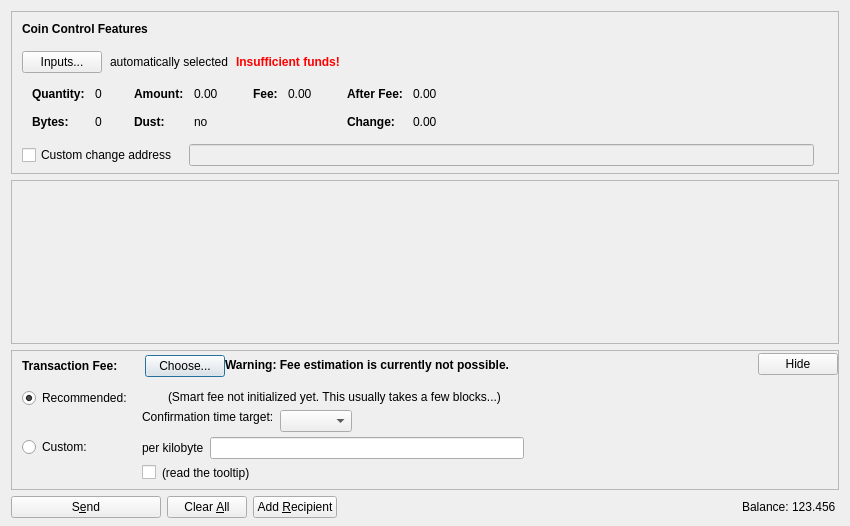
<?xml version="1.0" encoding="UTF-8"?>
<ui version="4.0">
 <class>SendCoinsDialog</class>
 <widget class="QDialog" name="SendCoinsDialog">
  <property name="geometry">
   <rect>
    <x>0</x>
    <y>0</y>
    <width>850</width>
    <height>526</height>
   </rect>
  </property>
  <property name="windowTitle">
   <string>Send Coins</string>
  </property>
  <layout class="QVBoxLayout" name="verticalLayout" stretch="0,1,0,0">
   <property name="bottomMargin">
    <number>8</number>
   </property>
   <item>
    <widget class="QFrame" name="frameCoinControl">
     <property name="sizePolicy">
      <sizepolicy hsizetype="Expanding" vsizetype="Expanding">
       <horstretch>0</horstretch>
       <verstretch>0</verstretch>
      </sizepolicy>
     </property>
     <property name="maximumSize">
      <size>
       <width>16777215</width>
       <height>16777215</height>
      </size>
     </property>
     <property name="frameShape">
      <enum>QFrame::StyledPanel</enum>
     </property>
     <property name="frameShadow">
      <enum>QFrame::Sunken</enum>
     </property>
     <layout class="QVBoxLayout" name="verticalLayoutCoinControl2">
      <property name="spacing">
       <number>0</number>
      </property>
      <property name="leftMargin">
       <number>0</number>
      </property>
      <property name="topMargin">
       <number>0</number>
      </property>
      <property name="rightMargin">
       <number>0</number>
      </property>
      <property name="bottomMargin">
       <number>6</number>
      </property>
      <item>
       <layout class="QVBoxLayout" name="verticalLayoutCoinControl" stretch="0,0,0,0,1">
        <property name="spacing">
         <number>0</number>
        </property>
        <property name="leftMargin">
         <number>10</number>
        </property>
        <property name="topMargin">
         <number>10</number>
        </property>
        <item>
         <layout class="QHBoxLayout" name="horizontalLayoutCoinControl1">
          <property name="bottomMargin">
           <number>15</number>
          </property>
          <item>
           <widget class="QLabel" name="labelCoinControlFeatures">
            <property name="sizePolicy">
             <sizepolicy hsizetype="Preferred" vsizetype="Maximum">
              <horstretch>0</horstretch>
              <verstretch>0</verstretch>
             </sizepolicy>
            </property>
            <property name="font">
             <font>
              <weight>75</weight>
              <bold>true</bold>
             </font>
            </property>
            <property name="styleSheet">
             <string notr="true">font-weight:bold;</string>
            </property>
            <property name="text">
             <string>Coin Control Features</string>
            </property>
           </widget>
          </item>
         </layout>
        </item>
        <item>
         <layout class="QHBoxLayout" name="horizontalLayoutCoinControl2" stretch="0,0,0,0">
          <property name="spacing">
           <number>8</number>
          </property>
          <property name="bottomMargin">
           <number>10</number>
          </property>
          <item>
           <widget class="QPushButton" name="pushButtonCoinControl">
            <property name="styleSheet">
             <string notr="true"/>
            </property>
            <property name="text">
             <string>Inputs...</string>
            </property>
            <property name="autoDefault">
             <bool>false</bool>
            </property>
           </widget>
          </item>
          <item>
           <widget class="QLabel" name="labelCoinControlAutomaticallySelected">
            <property name="text">
             <string>automatically selected</string>
            </property>
            <property name="margin">
             <number>5</number>
            </property>
           </widget>
          </item>
          <item>
           <widget class="QLabel" name="labelCoinControlInsuffFunds">
            <property name="font">
             <font>
              <weight>75</weight>
              <bold>true</bold>
             </font>
            </property>
            <property name="styleSheet">
             <string notr="true">color:red;font-weight:bold;</string>
            </property>
            <property name="text">
             <string>Insufficient funds!</string>
            </property>
            <property name="margin">
             <number>5</number>
            </property>
           </widget>
          </item>
          <item>
           <spacer name="horizontalSpacerCoinControl">
            <property name="orientation">
             <enum>Qt::Horizontal</enum>
            </property>
            <property name="sizeHint" stdset="0">
             <size>
              <width>40</width>
              <height>1</height>
             </size>
            </property>
           </spacer>
          </item>
         </layout>
        </item>
        <item>
         <widget class="QWidget" name="widgetCoinControl" native="true">
          <property name="sizePolicy">
           <sizepolicy hsizetype="Preferred" vsizetype="Preferred">
            <horstretch>0</horstretch>
            <verstretch>0</verstretch>
           </sizepolicy>
          </property>
          <property name="minimumSize">
           <size>
            <width>0</width>
            <height>0</height>
           </size>
          </property>
          <property name="styleSheet">
           <string notr="true"/>
          </property>
          <layout class="QHBoxLayout" name="horizontalLayoutCoinControl5">
           <property name="leftMargin">
            <number>0</number>
           </property>
           <property name="topMargin">
            <number>0</number>
           </property>
           <property name="rightMargin">
            <number>0</number>
           </property>
           <property name="bottomMargin">
            <number>0</number>
           </property>
           <item>
            <layout class="QHBoxLayout" name="horizontalLayoutCoinControl3" stretch="0,0,0,1">
             <property name="spacing">
              <number>20</number>
             </property>
             <property name="topMargin">
              <number>0</number>
             </property>
             <property name="bottomMargin">
              <number>10</number>
             </property>
             <item>
              <layout class="QFormLayout" name="formLayoutCoinControl1">
               <property name="horizontalSpacing">
                <number>10</number>
               </property>
               <property name="verticalSpacing">
                <number>14</number>
               </property>
               <property name="leftMargin">
                <number>10</number>
               </property>
               <property name="topMargin">
                <number>4</number>
               </property>
               <property name="rightMargin">
                <number>6</number>
               </property>
               <item row="0" column="0">
                <widget class="QLabel" name="labelCoinControlQuantityText">
                 <property name="font">
                  <font>
                   <weight>75</weight>
                   <bold>true</bold>
                  </font>
                 </property>
                 <property name="text">
                  <string>Quantity:</string>
                 </property>
                 <property name="margin">
                  <number>0</number>
                 </property>
                </widget>
               </item>
               <item row="0" column="1">
                <widget class="QLabel" name="labelCoinControlQuantity">
                 <property name="cursor">
                  <cursorShape>IBeamCursor</cursorShape>
                 </property>
                 <property name="contextMenuPolicy">
                  <enum>Qt::ActionsContextMenu</enum>
                 </property>
                 <property name="text">
                  <string notr="true">0</string>
                 </property>
                 <property name="margin">
                  <number>0</number>
                 </property>
                 <property name="textInteractionFlags">
                  <set>Qt::LinksAccessibleByMouse|Qt::TextSelectableByKeyboard|Qt::TextSelectableByMouse</set>
                 </property>
                </widget>
               </item>
               <item row="1" column="0">
                <widget class="QLabel" name="labelCoinControlBytesText">
                 <property name="font">
                  <font>
                   <weight>75</weight>
                   <bold>true</bold>
                  </font>
                 </property>
                 <property name="text">
                  <string>Bytes:</string>
                 </property>
                </widget>
               </item>
               <item row="1" column="1">
                <widget class="QLabel" name="labelCoinControlBytes">
                 <property name="cursor">
                  <cursorShape>IBeamCursor</cursorShape>
                 </property>
                 <property name="contextMenuPolicy">
                  <enum>Qt::ActionsContextMenu</enum>
                 </property>
                 <property name="text">
                  <string notr="true">0</string>
                 </property>
                 <property name="textInteractionFlags">
                  <set>Qt::LinksAccessibleByMouse|Qt::TextSelectableByKeyboard|Qt::TextSelectableByMouse</set>
                 </property>
                </widget>
               </item>
              </layout>
             </item>
             <item>
              <layout class="QFormLayout" name="formLayoutCoinControl2">
               <property name="horizontalSpacing">
                <number>10</number>
               </property>
               <property name="verticalSpacing">
                <number>14</number>
               </property>
               <property name="leftMargin">
                <number>6</number>
               </property>
               <property name="topMargin">
                <number>4</number>
               </property>
               <property name="rightMargin">
                <number>6</number>
               </property>
               <item row="0" column="0">
                <widget class="QLabel" name="labelCoinControlAmountText">
                 <property name="font">
                  <font>
                   <weight>75</weight>
                   <bold>true</bold>
                  </font>
                 </property>
                 <property name="text">
                  <string>Amount:</string>
                 </property>
                 <property name="margin">
                  <number>0</number>
                 </property>
                </widget>
               </item>
               <item row="0" column="1">
                <widget class="QLabel" name="labelCoinControlAmount">
                 <property name="cursor">
                  <cursorShape>IBeamCursor</cursorShape>
                 </property>
                 <property name="contextMenuPolicy">
                  <enum>Qt::ActionsContextMenu</enum>
                 </property>
                 <property name="text">
                  <string notr="true">0.00 </string>
                 </property>
                 <property name="textInteractionFlags">
                  <set>Qt::LinksAccessibleByMouse|Qt::TextSelectableByKeyboard|Qt::TextSelectableByMouse</set>
                 </property>
                </widget>
               </item>
               <item row="1" column="0">
                <widget class="QLabel" name="labelCoinControlLowOutputText">
                 <property name="font">
                  <font>
                   <weight>75</weight>
                   <bold>true</bold>
                  </font>
                 </property>
                 <property name="text">
                  <string>Dust:</string>
                 </property>
                </widget>
               </item>
               <item row="1" column="1">
                <widget class="QLabel" name="labelCoinControlLowOutput">
                 <property name="cursor">
                  <cursorShape>IBeamCursor</cursorShape>
                 </property>
                 <property name="contextMenuPolicy">
                  <enum>Qt::ActionsContextMenu</enum>
                 </property>
                 <property name="text">
                  <string notr="true">no</string>
                 </property>
                 <property name="textInteractionFlags">
                  <set>Qt::LinksAccessibleByMouse|Qt::TextSelectableByKeyboard|Qt::TextSelectableByMouse</set>
                 </property>
                </widget>
               </item>
              </layout>
             </item>
             <item>
              <layout class="QFormLayout" name="formLayoutCoinControl3">
               <property name="horizontalSpacing">
                <number>10</number>
               </property>
               <property name="verticalSpacing">
                <number>14</number>
               </property>
               <property name="leftMargin">
                <number>6</number>
               </property>
               <property name="topMargin">
                <number>4</number>
               </property>
               <property name="rightMargin">
                <number>6</number>
               </property>
               <item row="0" column="0">
                <widget class="QLabel" name="labelCoinControlFeeText">
                 <property name="font">
                  <font>
                   <weight>75</weight>
                   <bold>true</bold>
                  </font>
                 </property>
                 <property name="text">
                  <string>Fee:</string>
                 </property>
                 <property name="margin">
                  <number>0</number>
                 </property>
                </widget>
               </item>
               <item row="0" column="1">
                <widget class="QLabel" name="labelCoinControlFee">
                 <property name="cursor">
                  <cursorShape>IBeamCursor</cursorShape>
                 </property>
                 <property name="contextMenuPolicy">
                  <enum>Qt::ActionsContextMenu</enum>
                 </property>
                 <property name="text">
                  <string notr="true">0.00 </string>
                 </property>
                 <property name="textInteractionFlags">
                  <set>Qt::LinksAccessibleByMouse|Qt::TextSelectableByKeyboard|Qt::TextSelectableByMouse</set>
                 </property>
                </widget>
               </item>
              </layout>
             </item>
             <item>
              <layout class="QFormLayout" name="formLayoutCoinControl4">
               <property name="horizontalSpacing">
                <number>10</number>
               </property>
               <property name="verticalSpacing">
                <number>14</number>
               </property>
               <property name="leftMargin">
                <number>6</number>
               </property>
               <property name="topMargin">
                <number>4</number>
               </property>
               <property name="rightMargin">
                <number>6</number>
               </property>
               <item row="0" column="0">
                <widget class="QLabel" name="labelCoinControlAfterFeeText">
                 <property name="font">
                  <font>
                   <weight>75</weight>
                   <bold>true</bold>
                  </font>
                 </property>
                 <property name="text">
                  <string>After Fee:</string>
                 </property>
                 <property name="margin">
                  <number>0</number>
                 </property>
                </widget>
               </item>
               <item row="0" column="1">
                <widget class="QLabel" name="labelCoinControlAfterFee">
                 <property name="cursor">
                  <cursorShape>IBeamCursor</cursorShape>
                 </property>
                 <property name="contextMenuPolicy">
                  <enum>Qt::ActionsContextMenu</enum>
                 </property>
                 <property name="text">
                  <string notr="true">0.00 </string>
                 </property>
                 <property name="textInteractionFlags">
                  <set>Qt::LinksAccessibleByMouse|Qt::TextSelectableByKeyboard|Qt::TextSelectableByMouse</set>
                 </property>
                </widget>
               </item>
               <item row="1" column="0">
                <widget class="QLabel" name="labelCoinControlChangeText">
                 <property name="font">
                  <font>
                   <weight>75</weight>
                   <bold>true</bold>
                  </font>
                 </property>
                 <property name="text">
                  <string>Change:</string>
                 </property>
                </widget>
               </item>
               <item row="1" column="1">
                <widget class="QLabel" name="labelCoinControlChange">
                 <property name="cursor">
                  <cursorShape>IBeamCursor</cursorShape>
                 </property>
                 <property name="contextMenuPolicy">
                  <enum>Qt::ActionsContextMenu</enum>
                 </property>
                 <property name="text">
                  <string notr="true">0.00 </string>
                 </property>
                 <property name="textInteractionFlags">
                  <set>Qt::LinksAccessibleByMouse|Qt::TextSelectableByKeyboard|Qt::TextSelectableByMouse</set>
                 </property>
                </widget>
               </item>
              </layout>
             </item>
            </layout>
           </item>
          </layout>
         </widget>
        </item>
        <item>
         <layout class="QHBoxLayout" name="horizontalLayoutCoinControl4" stretch="0,0,0">
          <property name="spacing">
           <number>12</number>
          </property>
          <property name="sizeConstraint">
           <enum>QLayout::SetDefaultConstraint</enum>
          </property>
          <property name="topMargin">
           <number>5</number>
          </property>
          <property name="rightMargin">
           <number>5</number>
          </property>
          <item>
           <widget class="QCheckBox" name="checkBoxCoinControlChange">
            <property name="toolTip">
             <string>If this is activated, but the change address is empty or invalid, change will be sent to a newly generated address.</string>
            </property>
            <property name="text">
             <string>Custom change address</string>
            </property>
           </widget>
          </item>
          <item>
           <widget class="QValidatedLineEdit" name="lineEditCoinControlChange">
            <property name="enabled">
             <bool>false</bool>
            </property>
            <property name="sizePolicy">
             <sizepolicy hsizetype="Expanding" vsizetype="Fixed">
              <horstretch>0</horstretch>
              <verstretch>0</verstretch>
             </sizepolicy>
            </property>
           </widget>
          </item>
          <item>
           <widget class="QLabel" name="labelCoinControlChangeLabel">
            <property name="sizePolicy">
             <sizepolicy hsizetype="Preferred" vsizetype="Expanding">
              <horstretch>0</horstretch>
              <verstretch>0</verstretch>
             </sizepolicy>
            </property>
            <property name="minimumSize">
             <size>
              <width>0</width>
              <height>0</height>
             </size>
            </property>
            <property name="text">
             <string/>
            </property>
            <property name="margin">
             <number>3</number>
            </property>
           </widget>
          </item>
         </layout>
        </item>
        <item>
         <spacer name="verticalSpacerCoinControl">
          <property name="orientation">
           <enum>Qt::Vertical</enum>
          </property>
          <property name="sizeHint" stdset="0">
           <size>
            <width>800</width>
            <height>1</height>
           </size>
          </property>
         </spacer>
        </item>
       </layout>
      </item>
     </layout>
    </widget>
   </item>
   <item>
    <widget class="QScrollArea" name="scrollArea">
     <property name="widgetResizable">
      <bool>true</bool>
     </property>
     <widget class="QWidget" name="scrollAreaWidgetContents">
      <property name="geometry">
       <rect>
        <x>0</x>
        <y>0</y>
        <width>830</width>
        <height>104</height>
       </rect>
      </property>
      <layout class="QVBoxLayout" name="verticalLayout_2" stretch="0,1">
       <property name="leftMargin">
        <number>0</number>
       </property>
       <property name="topMargin">
        <number>0</number>
       </property>
       <property name="rightMargin">
        <number>0</number>
       </property>
       <property name="bottomMargin">
        <number>0</number>
       </property>
       <item>
        <layout class="QVBoxLayout" name="entries">
         <property name="spacing">
          <number>6</number>
         </property>
        </layout>
       </item>
       <item>
        <spacer name="verticalSpacer">
         <property name="orientation">
          <enum>Qt::Vertical</enum>
         </property>
         <property name="sizeHint" stdset="0">
          <size>
           <width>20</width>
           <height>40</height>
          </size>
         </property>
        </spacer>
       </item>
      </layout>
     </widget>
    </widget>
   </item>
   <item>
    <widget class="QFrame" name="frameFee">
     <property name="sizePolicy">
      <sizepolicy hsizetype="Expanding" vsizetype="Expanding">
       <horstretch>0</horstretch>
       <verstretch>0</verstretch>
      </sizepolicy>
     </property>
     <property name="maximumSize">
      <size>
       <width>16777215</width>
       <height>16777215</height>
      </size>
     </property>
     <property name="frameShape">
      <enum>QFrame::StyledPanel</enum>
     </property>
     <property name="frameShadow">
      <enum>QFrame::Sunken</enum>
     </property>
     <layout class="QVBoxLayout" name="verticalLayoutFee1">
      <property name="spacing">
       <number>0</number>
      </property>
      <property name="leftMargin">
       <number>0</number>
      </property>
      <property name="topMargin">
       <number>0</number>
      </property>
      <property name="rightMargin">
       <number>0</number>
      </property>
      <property name="bottomMargin">
       <number>0</number>
      </property>
      <item>
       <layout class="QVBoxLayout" name="verticalLayoutFee2" stretch="0,0,0">
        <property name="spacing">
         <number>0</number>
        </property>
        <property name="leftMargin">
         <number>10</number>
        </property>
        <property name="topMargin">
         <number>0</number>
        </property>
        <item>
         <layout class="QHBoxLayout" name="horizontalLayoutFee1">
          <property name="bottomMargin">
           <number>0</number>
          </property>
          <item>
           <layout class="QVBoxLayout" name="verticalLayoutFee7">
            <property name="spacing">
             <number>0</number>
            </property>
            <item>
             <spacer name="verticalSpacerSmartFee">
              <property name="orientation">
               <enum>Qt::Vertical</enum>
              </property>
              <property name="sizeType">
               <enum>QSizePolicy::Fixed</enum>
              </property>
              <property name="sizeHint" stdset="0">
               <size>
                <width>1</width>
                <height>4</height>
               </size>
              </property>
             </spacer>
            </item>
            <item>
             <layout class="QHBoxLayout" name="horizontalLayoutSmartFee">
              <property name="spacing">
               <number>10</number>
              </property>
              <item>
               <widget class="QLabel" name="labelFeeHeadline">
                <property name="sizePolicy">
                 <sizepolicy hsizetype="Preferred" vsizetype="Maximum">
                  <horstretch>0</horstretch>
                  <verstretch>0</verstretch>
                 </sizepolicy>
                </property>
                <property name="font">
                 <font>
                  <weight>75</weight>
                  <bold>true</bold>
                 </font>
                </property>
                <property name="styleSheet">
                 <string notr="true">font-weight:bold;</string>
                </property>
                <property name="text">
                 <string>Transaction Fee:</string>
                </property>
               </widget>
              </item>
              <item>
               <widget class="QLabel" name="labelFeeMinimized">
                <property name="text">
                 <string/>
                </property>
               </widget>
              </item>
              <item>
               <widget class="QPushButton" name="buttonChooseFee">
                <property name="text">
                 <string>Choose...</string>
                </property>
               </widget>
              </item>
             </layout>
            </item>
            <item>
             <spacer name="verticalSpacer_5">
              <property name="orientation">
               <enum>Qt::Vertical</enum>
              </property>
              <property name="sizeHint" stdset="0">
               <size>
                <width>1</width>
                <height>1</height>
               </size>
              </property>
             </spacer>
            </item>
           </layout>
          </item>
          <item>
           <widget class="QLabel" name="fallbackFeeWarningLabel">
            <property name="toolTip">
             <string>Using the fallbackfee can result in sending a transaction that will take several hours or days (or never) to confirm. Consider choosing your fee manually or wait until you have validated the complete chain.</string>
            </property>
            <property name="font">
            <font>
                <weight>75</weight>
                <bold>true</bold>
            </font>
            </property>
            <property name="text">
             <string>Warning: Fee estimation is currently not possible.</string>
            </property>
            <property name="wordWrap">
             <bool>false</bool>
            </property>
           </widget>
          </item>
          <item>
           <spacer name="horizontalSpacer_4">
            <property name="orientation">
             <enum>Qt::Horizontal</enum>
            </property>
            <property name="sizeType">
             <enum>QSizePolicy::MinimumExpanding</enum>
            </property>
            <property name="sizeHint" stdset="0">
             <size>
              <width>40</width>
              <height>20</height>
             </size>
            </property>
           </spacer>
          </item>
          <item>
           <widget class="QPushButton" name="buttonMinimizeFee">
            <property name="toolTip">
             <string>collapse fee-settings</string>
            </property>
            <property name="text">
             <string>Hide</string>
            </property>
           </widget>
          </item>
         </layout>
        </item>
        <item>
         <widget class="QFrame" name="frameFeeSelection">
          <layout class="QVBoxLayout" name="verticalLayoutFee12">
           <property name="spacing">
            <number>0</number>
           </property>
           <property name="leftMargin">
            <number>0</number>
           </property>
           <property name="topMargin">
            <number>0</number>
           </property>
           <property name="rightMargin">
            <number>0</number>
           </property>
           <property name="bottomMargin">
            <number>0</number>
           </property>
           <item>
            <layout class="QGridLayout" name="gridLayoutFee">
             <property name="topMargin">
              <number>10</number>
             </property>
             <property name="bottomMargin">
              <number>4</number>
             </property>
             <property name="horizontalSpacing">
              <number>10</number>
             </property>
             <property name="verticalSpacing">
              <number>4</number>
             </property>
             <item row="1" column="1">
              <layout class="QVBoxLayout" name="verticalLayoutFee8">
               <property name="spacing">
                <number>6</number>
               </property>
               <item>
                <layout class="QHBoxLayout" name="horizontalLayoutFee13">
                 <item>
                  <widget class="QLabel" name="labelCustomPerKilobyte">
                   <property name="toolTip">
                    <string>If the custom fee is set to 1000 satoshis and the transaction is only 250 bytes, then &quot;per kilobyte&quot; only pays 250 satoshis in fee, while &quot;total at least&quot; pays 1000 satoshis. For transactions bigger than a kilobyte both pay by kilobyte.</string>
                   </property>
                   <property name="text">
                    <string>per kilobyte</string>
                   </property>
                  </widget>
                 </item>
                 <item>
                  <widget class="BitcoinAmountField" name="customFee"/>
                 </item>
                 <item>
                  <spacer name="horizontalSpacer_6">
                   <property name="orientation">
                    <enum>Qt::Horizontal</enum>
                   </property>
                   <property name="sizeHint" stdset="0">
                    <size>
                     <width>1</width>
                     <height>1</height>
                    </size>
                   </property>
                  </spacer>
                 </item>
                </layout>
               </item>
               <item>
                <layout class="QHBoxLayout" name="horizontalLayoutFee8">
                 <item>
                  <widget class="QCheckBox" name="checkBoxMinimumFee">
                   <property name="toolTip">
                    <string>Paying only the minimum fee is just fine as long as there is less transaction volume than space in the blocks. But be aware that this can end up in a never confirming transaction once there is more demand for  transactions than the network can process.</string>
                   </property>
                   <property name="text">
                    <string/>
                   </property>
                  </widget>
                 </item>
                 <item>
                  <widget class="QLabel" name="labelMinFeeWarning">
                   <property name="enabled">
                    <bool>true</bool>
                   </property>
                   <property name="toolTip">
                    <string>Paying only the minimum fee is just fine as long as there is less transaction volume than space in the blocks. But be aware that this can end up in a never confirming transaction once there is more demand for  transactions than the network can process.</string>
                   </property>
                   <property name="text">
                    <string>(read the tooltip)</string>
                   </property>
                   <property name="margin">
                    <number>5</number>
                   </property>
                  </widget>
                 </item>
                 <item>
                  <spacer name="horizontalSpacer_2">
                   <property name="orientation">
                    <enum>Qt::Horizontal</enum>
                   </property>
                   <property name="sizeHint" stdset="0">
                    <size>
                     <width>1</width>
                     <height>1</height>
                    </size>
                   </property>
                  </spacer>
                 </item>
                </layout>
               </item>
              </layout>
             </item>
             <item row="0" column="0">
              <layout class="QVBoxLayout" name="verticalLayoutFee4" stretch="0,1">
               <item>
                <widget class="QRadioButton" name="radioSmartFee">
                 <property name="text">
                  <string>Recommended:</string>
                 </property>
                 <property name="checked">
                  <bool>true</bool>
                 </property>
                 <attribute name="buttonGroup">
                  <string notr="true">groupFee</string>
                 </attribute>
                </widget>
               </item>
               <item>
                <spacer name="verticalSpacer_2">
                 <property name="orientation">
                  <enum>Qt::Vertical</enum>
                 </property>
                 <property name="sizeHint" stdset="0">
                  <size>
                   <width>1</width>
                   <height>1</height>
                  </size>
                 </property>
                </spacer>
               </item>
              </layout>
             </item>
             <item row="1" column="0">
              <layout class="QVBoxLayout" name="verticalLayoutFee9" stretch="0,1">
               <item>
                <widget class="QRadioButton" name="radioCustomFee">
                 <property name="text">
                  <string>Custom:</string>
                 </property>
                 <attribute name="buttonGroup">
                  <string notr="true">groupFee</string>
                 </attribute>
                </widget>
               </item>
               <item>
                <spacer name="verticalSpacer_6">
                 <property name="orientation">
                  <enum>Qt::Vertical</enum>
                 </property>
                 <property name="sizeHint" stdset="0">
                  <size>
                   <width>1</width>
                   <height>1</height>
                  </size>
                 </property>
                </spacer>
               </item>
              </layout>
             </item>
             <item row="0" column="1">
              <layout class="QVBoxLayout" name="verticalLayoutFee3" stretch="0,0,1">
               <property name="spacing">
                <number>6</number>
               </property>
               <property name="topMargin">
                <number>2</number>
               </property>
               <item>
                <layout class="QHBoxLayout" name="horizontalLayoutFee12">
                 <item>
                  <widget class="QLabel" name="labelSmartFee">
                   <property name="text">
                    <string/>
                   </property>
                   <property name="margin">
                    <number>2</number>
                   </property>
                  </widget>
                 </item>
                 <item>
                  <widget class="QLabel" name="labelFeeEstimation">
                   <property name="text">
                    <string/>
                   </property>
                  </widget>
                 </item>
                 <item>
                  <widget class="QLabel" name="labelSmartFee2">
                   <property name="text">
                    <string>(Smart fee not initialized yet. This usually takes a few blocks...)</string>
                   </property>
                   <property name="margin">
                    <number>2</number>
                   </property>
                  </widget>
                 </item>
                 <item>
                  <spacer name="horizontalSpacer_5">
                   <property name="orientation">
                    <enum>Qt::Horizontal</enum>
                   </property>
                   <property name="sizeHint" stdset="0">
                    <size>
                     <width>1</width>
                     <height>1</height>
                    </size>
                   </property>
                  </spacer>
                 </item>
                </layout>
               </item>
               <item>
                <layout class="QHBoxLayout" name="horizontalLayoutFee9">
                 <item>
                  <layout class="QVBoxLayout" name="verticalLayoutFee6">
                   <item>
                    <widget class="QLabel" name="labelSmartFee3">
                     <property name="text">
                      <string>Confirmation time target:</string>
                     </property>
                     <property name="margin">
                      <number>2</number>
                     </property>
                    </widget>
                   </item>
                   <item>
                    <spacer name="verticalSpacer_3">
                     <property name="orientation">
                      <enum>Qt::Vertical</enum>
                     </property>
                     <property name="sizeHint" stdset="0">
                      <size>
                       <width>1</width>
                       <height>1</height>
                      </size>
                     </property>
                    </spacer>
                   </item>
                  </layout>
                 </item>
                 <item>
                  <layout class="QVBoxLayout" name="verticalLayoutFee5">
                   <property name="rightMargin">
                    <number>30</number>
                   </property>
                   <item>
                    <layout class="QHBoxLayout" name="horizontalLayoutConfTarget">
                     <property name="bottomMargin">
                      <number>0</number>
                     </property>
                     <item>
                      <widget class="QComboBox" name="confTargetSelector"/>
                     </item>
                     <item>
                      <spacer name="horizontalSpacerConfTarget">
                       <property name="orientation">
                        <enum>Qt::Horizontal</enum>
                       </property>
                       <property name="sizeHint" stdset="0">
                        <size>
                         <width>40</width>
                         <height>20</height>
                        </size>
                       </property>
                      </spacer>
                     </item>
                    </layout>
                   </item>
                  </layout>
                 </item>
                </layout>
               </item>
               <item>
                <spacer name="verticalSpacer_4">
                 <property name="orientation">
                  <enum>Qt::Vertical</enum>
                 </property>
                 <property name="sizeHint" stdset="0">
                  <size>
                   <width>1</width>
                   <height>1</height>
                  </size>
                 </property>
                </spacer>
               </item>
              </layout>
             </item>
            </layout>
           </item>
          </layout>
         </widget>
        </item>
        <item>
         <spacer name="verticalSpacerFee">
          <property name="orientation">
           <enum>Qt::Vertical</enum>
          </property>
          <property name="sizeHint" stdset="0">
           <size>
            <width>40</width>
            <height>5</height>
           </size>
          </property>
         </spacer>
        </item>
       </layout>
      </item>
     </layout>
    </widget>
   </item>
   <item>
    <layout class="QHBoxLayout" name="horizontalLayout">
     <item>
      <widget class="QPushButton" name="sendButton">
       <property name="minimumSize">
        <size>
         <width>150</width>
         <height>0</height>
        </size>
       </property>
       <property name="toolTip">
        <string>Confirm the send action</string>
       </property>
       <property name="text">
        <string>S&amp;end</string>
       </property>
       <property name="icon">
        <iconset resource="../bitcoin.qrc">
         <normaloff>:/icons/send</normaloff>:/icons/send</iconset>
       </property>
       <property name="autoDefault">
        <bool>false</bool>
       </property>
       <property name="default">
        <bool>false</bool>
       </property>
      </widget>
     </item>
     <item>
      <widget class="QPushButton" name="clearButton">
       <property name="sizePolicy">
        <sizepolicy hsizetype="Minimum" vsizetype="Fixed">
         <horstretch>0</horstretch>
         <verstretch>0</verstretch>
        </sizepolicy>
       </property>
       <property name="toolTip">
        <string>Clear all fields of the form.</string>
       </property>
       <property name="text">
        <string>Clear &amp;All</string>
       </property>
       <property name="icon">
        <iconset resource="../bitcoin.qrc">
         <normaloff>:/icons/remove</normaloff>:/icons/remove</iconset>
       </property>
       <property name="autoDefault">
        <bool>false</bool>
       </property>
      </widget>
     </item>
     <item>
      <widget class="QPushButton" name="addButton">
       <property name="toolTip">
        <string>Send to multiple recipients at once</string>
       </property>
       <property name="text">
        <string>Add &amp;Recipient</string>
       </property>
       <property name="icon">
        <iconset resource="../bitcoin.qrc">
         <normaloff>:/icons/add</normaloff>:/icons/add</iconset>
       </property>
       <property name="autoDefault">
        <bool>false</bool>
       </property>
      </widget>
     </item>
     <item>
      <spacer name="horizontalSpacer">
       <property name="orientation">
        <enum>Qt::Horizontal</enum>
       </property>
       <property name="sizeHint" stdset="0">
        <size>
         <width>40</width>
         <height>20</height>
        </size>
       </property>
      </spacer>
     </item>
     <item>
      <layout class="QHBoxLayout" name="horizontalLayout_2">
       <property name="spacing">
        <number>3</number>
       </property>
       <item>
        <widget class="QLabel" name="label">
         <property name="sizePolicy">
          <sizepolicy hsizetype="Preferred" vsizetype="Fixed">
           <horstretch>0</horstretch>
           <verstretch>0</verstretch>
          </sizepolicy>
         </property>
         <property name="text">
          <string>Balance:</string>
         </property>
        </widget>
       </item>
       <item>
        <widget class="QLabel" name="labelBalance">
         <property name="sizePolicy">
          <sizepolicy hsizetype="Preferred" vsizetype="Fixed">
           <horstretch>0</horstretch>
           <verstretch>0</verstretch>
          </sizepolicy>
         </property>
         <property name="cursor">
          <cursorShape>IBeamCursor</cursorShape>
         </property>
         <property name="text">
          <string notr="true">123.456 </string>
         </property>
         <property name="textInteractionFlags">
          <set>Qt::LinksAccessibleByMouse|Qt::TextSelectableByKeyboard|Qt::TextSelectableByMouse</set>
         </property>
        </widget>
       </item>
      </layout>
     </item>
    </layout>
   </item>
  </layout>
 </widget>
 <customwidgets>
  <customwidget>
   <class>QValidatedLineEdit</class>
   <extends>QLineEdit</extends>
   <header>qt/qvalidatedlineedit.h</header>
  </customwidget>
  <customwidget>
   <class>BitcoinAmountField</class>
   <extends>QLineEdit</extends>
   <header>qt/bitcoinamountfield.h</header>
   <container>1</container>
  </customwidget>
 </customwidgets>
 <resources>
  <include location="../bitcoin.qrc"/>
 </resources>
 <connections/>
 <buttongroups>
  <buttongroup name="groupFee"/>
 </buttongroups>
</ui>
